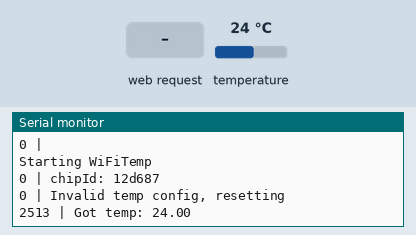
Simulated run of this sketch. Board: ESP8266 (NodeMCU). Parts: the last lines printed to the serial monitor. Inputs (shaded band) come from the test bench; at power-on: temperature 24 °C. WiFi joins after 1.5 s; servers stay silent unless stated; EEPROM starts erased.

Above: at 2.7 s.
2.8 s: HTTP request GET /setConfig?a=1&b=1 received
At 4.0 s:
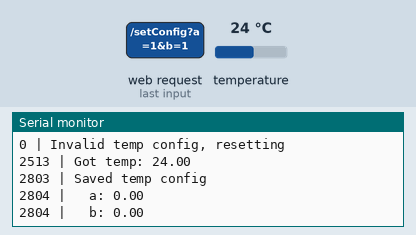
4.3 s: HTTP request GET /setConfig?a=120&b=120 received
At 5.2 s:
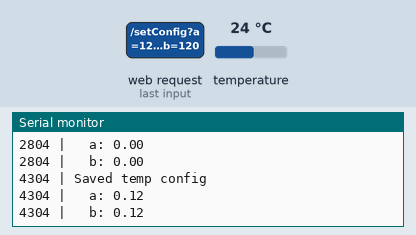

Measured:
- after the input at 2.8 s, the serial monitor: prints a new line at once (image 1)
- after the input at 4.3 s, the serial monitor: prints a new line at once (image 2)

The sketch:

wifitemp.ino
```cpp
#include <ESP8266WiFi.h>
#include <ESP8266WebServer.h>
#include <WiFiManager.h>
#include <TaskScheduler.h>
#include <OneWire.h>
#include <ArduinoOTA.h>
#include <EEPROM.h>

#define PIN_TEMP D4
#define LOG_ENABLED 1

#define WIFI_AP_NAME "wifitemp-"

Scheduler scheduler;

String chipId = String(ESP.getChipId(), HEX);
```

x20_log.ino
```cpp
#if LOG_ENABLED
#define logRaw(msg) Serial.print(msg);
#else
#define logRaw(msg)
#endif

#define logLine() logRaw('\n')
#define logHeader() logRaw(millis());logRaw(" | ");
#define logInfo(msg) logHeader();logRaw(F(msg));logLine()
#define logValue(msg,val) logHeader();logRaw(F(msg));logRaw(val);logLine()
```

x30_temp.ino
```cpp
Task tempTask(1, TASK_FOREVER, &tempConvertCb, &scheduler, true);

typedef struct {
  uint8_t magic;
  float a;
  float b;
} TempConfig;

OneWire tempWire(PIN_TEMP);
float tempCurrent;
float tempUnadjusted;
TempConfig tempConfig;
uint32_t tempTime;

#define TEMP_MAGIC 0x5e

void tempSetup() {
  tempCurrent = 0;
  tempUnadjusted = 0;
  tempTime = 0;

  EEPROM.get(0, tempConfig);
  if (tempConfig.magic == TEMP_MAGIC) {
    logInfo("Got temp config");
    logValue("  a: ", tempConfig.a);
    logValue("  b: ", tempConfig.b);
  } else {
    logInfo("Invalid temp config, resetting");

    tempConfig.magic = TEMP_MAGIC;
    tempConfig.a = 1;
    tempConfig.b = 0;
  }
}

void tempConvertCb() {
  tempWire.reset();
  tempWire.skip();
  tempWire.write(0x44);

  tempTask.setInterval(1000);
  tempTask.setCallback(&tempReadCb);
}

uint32_t tempGetAge() {
  return tempTime == 0 ? 0 : millis() - tempTime;
}

void tempCalcCurrent() {
  tempCurrent = tempUnadjusted * tempConfig.a + tempConfig.b;
}

void tempSetConfig(float a, float b) {
  tempConfig.a = a;
  tempConfig.b = b;
  tempConfig.magic = TEMP_MAGIC;
  EEPROM.put(0, tempConfig);
  EEPROM.commit();
  tempCalcCurrent();
  logInfo("Saved temp config");
  logValue("  a: ", tempConfig.a);
  logValue("  b: ", tempConfig.b);
}

// reading works only when sensor is set to 12bit precision
void tempReadCb() {
  if (tempWire.reset()) {
    tempWire.skip();
    tempWire.write(0xBE);

    uint8_t data[9];
    for (uint8_t i = 0; i < 9; i++) {
      data[i] = tempWire.read();
    }

    if (data[8] == OneWire::crc8(data, 8)) {
      int16_t raw = (data[1] << 8) | data[0];
      tempUnadjusted = (float)raw / 16.0;
      tempCalcCurrent();
      tempTime = millis();
      tempTask.setInterval(30000);

      logValue("Got temp: ", tempCurrent);
    } else {
      logInfo("CRC mismatch");
    }
  } else {
    logInfo("Unable to reset bus");
  }
  tempTask.setCallback(&tempConvertCb);
}
```

x40_wifi.ino
```cpp
void wifiConnectSta() {
  WiFiManager wifiManager;
  String ap = WIFI_AP_NAME;
  ap += chipId;
  if (!wifiManager.autoConnect(ap.c_str())) {
    logInfo("Failed to connect or setup, rebooting...");
    delay(1000);
    ESP.reset();
    while (1) delay(1);
  }
}
```

x80_server.ino
```cpp
ESP8266WebServer server(80);

#define RESPONSE_START() String __response = ""
#define RESPONSE_ADD(_key,_value) __response += _key "="; __response += _value; __response += "\n"
#define RESPONSE_END(_code,_content) server.send(_code, _content, __response)

void serverHandleRoot() {
  RESPONSE_START();
  RESPONSE_ADD("id", chipId);
  RESPONSE_ADD("mac", WiFi.macAddress());
  RESPONSE_ADD("temp", tempCurrent);
  RESPONSE_ADD("tempOrig", tempUnadjusted);
  RESPONSE_ADD("tempAge", tempGetAge());
  RESPONSE_ADD("tempA", tempConfig.a);
  RESPONSE_ADD("tempB", tempConfig.b);
  RESPONSE_END(200, "text/plain");
}

void serverGetTemp() {
  String response = "{\"temperature\":";
  response += tempCurrent;
  response += ",\"age\":";
  response += tempGetAge();
  response += "}\n";
  server.send(200, "application/json", response);
}

void serverGetTempRaw() {
  String response = "";
  response += tempCurrent;
  server.send(200, "text/plain", response);
}

void serverSetConfig() {
  if (!server.hasArg("a") || !server.hasArg("b")) {
    server.send(400, "text/plain", "Missing a and b params.\n");
    return;
  }

  long aInt = server.arg("a").toInt();
  long bInt = server.arg("b").toInt();

  if (aInt == 0) {
    server.send(400, "text/plain", "Param a shouldn't be zero.\n");
    return;
  }

  float a = (float)aInt / 1000.0;
  float b = (float)bInt / 1000.0;

  tempSetConfig(a, b);

  RESPONSE_START();
  RESPONSE_ADD("tempA", tempConfig.a);
  RESPONSE_ADD("tempB", tempConfig.b);
  RESPONSE_END(200, "text/plain");
}

void serverSetup() {
  server.on("/", serverHandleRoot);
  server.on("/temp", serverGetTemp);
  server.on("/tempRaw", serverGetTempRaw);
  server.on("/setConfig", serverSetConfig);
  server.begin();
}
```

x99_main.ino
```cpp
void setup() {
  Serial.begin(115200);
  logInfo("\n\nStarting WiFiTemp");
  logValue("chipId: ", chipId);

  EEPROM.begin(512);

  tempSetup();
  wifiConnectSta();
  serverSetup();

  String hn = WIFI_AP_NAME;
  hn += chipId;
  ArduinoOTA.setHostname(hn.c_str());
  ArduinoOTA.onStart([]() {
    logInfo("OTA starting");
  });
  ArduinoOTA.onEnd([]() {
    logInfo("OTA finished");
  });
  ArduinoOTA.begin();
}

void loop() {
  scheduler.execute();
  server.handleClient();
  ArduinoOTA.handle();
}
```
